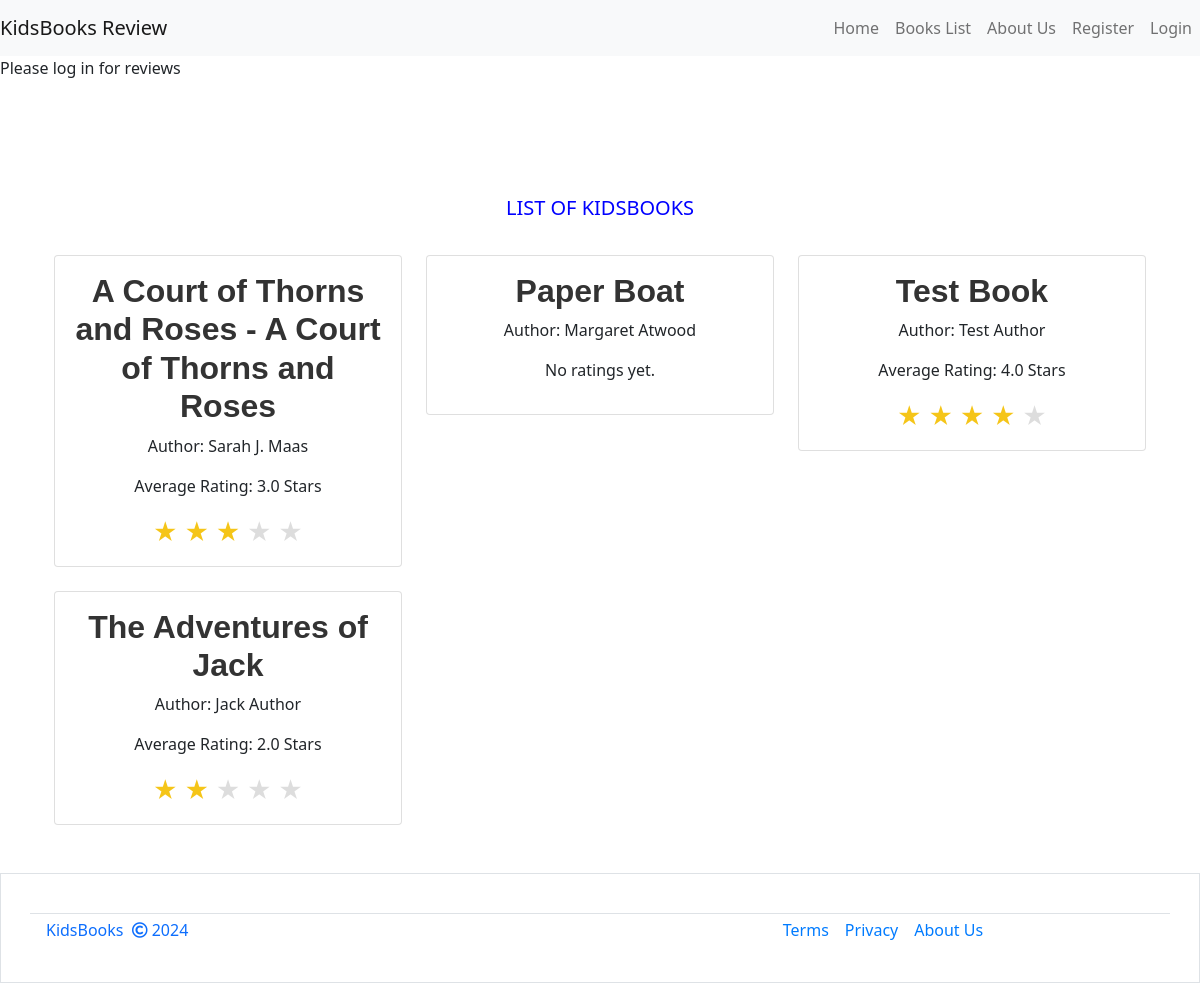
Screenshot of /view/ with the database file from the repository.
### kidsbooks/models.py (models this page shows, shortened)
class Kidsbook(models.Model):
    user = models.ForeignKey(User, on_delete=models.SET_NULL, null=True,
                             related_name='user_books')
    title = models.CharField(max_length=200, null=False,
                             blank=False, unique=True)
    author = models.CharField(max_length=200, null=False, blank=False)
    price = models.IntegerField()
    ages = models.IntegerField()
    image = models.CharField(max_length=200, default='defaultimageurl')
    description = models.TextField()
    created_on = models.DateTimeField(auto_now_add=True)
    updated_on = models.DateTimeField(auto_now=True)
    class Meta:
        ordering = ['created_on']

### kidsbooks/views.py (the view)
# urls.py: path('view/', views.kidsbook_list, name='kidsbook_list_home'),
def kidsbook_list(request):
    kidsbooks = Kidsbook.objects.all()
    for book in kidsbooks:
        book.average_rating = book.ratings.aggregate(average_rating=Avg('rating'))['average_rating'] or 0.0
    context = {
        'kidsbooks': kidsbooks
    }
    return render(request, 'kidsbooks/viewlist.html', context)

### kidsbooks/templates/kidsbooks/viewlist.html (shortened to what this page needs)
{% extends 'base.html' %}
{% block content %}
<div class="container flex-column pt-3">
    <section class="text-center">
        <p class="pt-4" style="text-align: center; color: blue; font-size: 20px;">
            LIST OF KIDSBOOKS
        </p>
        <div class="row">
            <div class="col-12 mt-3 left">
                <div class="row">
                    {% for kidsbook in kidsbooks %}
                    <div class="col-md-4">
                        <div class="card mb-4">
                            <div class="card-body">
                                <a href="{% url 'kidsbook_detail' kidsbook.id %}" class="book-link">
                                    <h2 class="card-title">{{ kidsbook.title }}</h2>
                                </a>
                                <div class="image-container">
                                    <div class="">
                                        <p class="author">Author: {{ kidsbook.author }}</p>
                                    </div>
                                </div>
                                <div class="rating">
                                    {% if kidsbook.average_rating %}
                                        <p>Average Rating: {{ kidsbook.average_rating|floatformat:1 }} Stars</p>
                                        <div class="stars">
                                            {% for i in "12345" %}
                                                <span class="star {% if i <= kidsbook.average_rating|floatformat:0 %}filled{% endif %}">&#9733;</span>
                                            {% endfor %}
                                        </div>
                                    {% else %}
                                        <p>No ratings yet.</p>
                                    {% endif %}
                                </div>
                            </div>
                        </div>
                    </div>
                    {% if forloop.counter|divisibleby:3 %}
                </div>
                <div class="row">
                    {% endif %}
                    {% endfor %}
                </div>
            </div>
        </div>
    </section>
</div>
{% endblock %}

### kidsbooks/static/css/style.css (style rules this page uses)
html, body { height: 100%; margin: 0; }
h1, h2 { font-family: 'Arial', sans-serif; font-weight: bold; color: #333; margin-bottom: 1rem; }
a { text-decoration: none; }
.stars { font-size: 1.5rem; }
.star { color: #ddd; display: inline-block; }
.star.filled { color: #f5c518; }

### rows the page displays
Kidsbook: title "A Court of Thorns and Roses - A Court of Thorns and Roses", author "Sarah J. Maas", average_rating "3.0"
Kidsbook: title "Paper Boat", author "Margaret Atwood", shows "No ratings yet."
Kidsbook: title "Test Book", author "Test Author", average_rating "4.0"
Kidsbook: title "The Adventures of Jack", author "Jack Author", average_rating "2.0"
